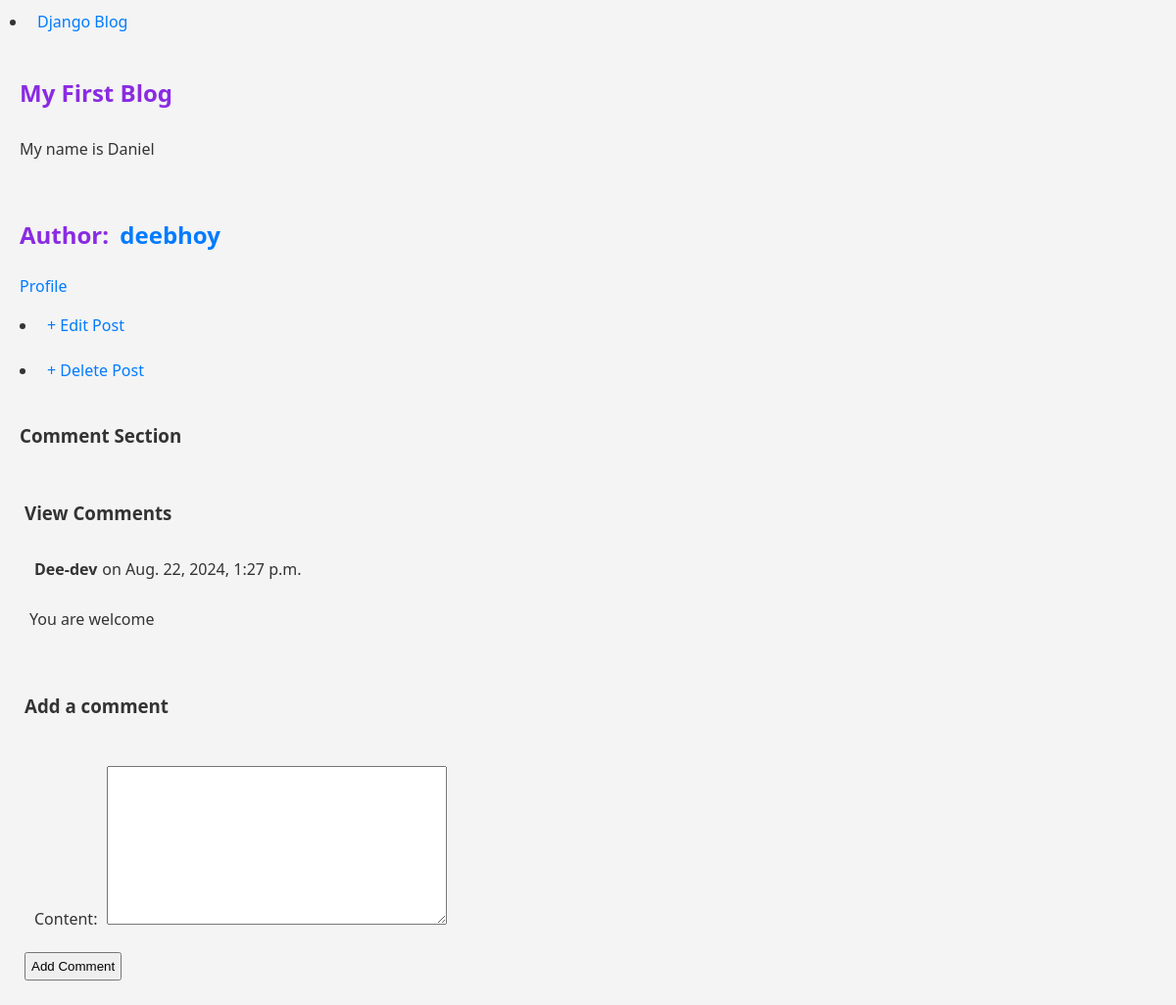
The app's page /post/2/ with its own data.
### blog/models.py (models this page shows, shortened)
class Post(models.Model):
    title = models.CharField(max_length=200)
    author = models.ForeignKey(
        'auth.user',
        on_delete=models.CASCADE
        )
    body = models.TextField()

class Comment(models.Model):
    post = models.ForeignKey(Post, on_delete=models.CASCADE, related_name='comments')
    author = models.ForeignKey(User, on_delete=models.CASCADE)
    content = models.TextField()
    created_at = models.DateTimeField(auto_now_add=True)

### blog/views.py (the view, shortened to what this page needs)
class BlogDetailView(FormMixin, DetailView):
    model = Post
    template_name= 'post_detail.html'
    form_class = CommentForm
    def get_context_data(self, **kwargs):
        context = super().get_context_data(**kwargs)
        context['comments'] = self.object.comments.all
        if 'form' not in context:
            context['form'] = self.get_form()
        return context

### blog/forms.py
class CommentForm( ModelForm):
    class Meta:
        model = Comment
        fields = ['content']

### templates/post_detail.html (shortened to what this page needs)
{% extends 'base.html' %}
{% block content %}
<div class="post-entry">
    <h2> {{ post.title }} </h2>
    <p> {{ post.body }} </p>
</div>
<div>
    <h2> Author: <a href="{% url 'profile' %}"> {{ post.author }} </a></h2>
    <a> Profile </a>
</div>
<div>
<li> <a href="{% url 'post_edit' post.pk %}"> + Edit Post </a> </li>
</div>
<div>
    <li> <a href="{% url 'post_delete' post.pk %}"> + Delete Post </a> </li>
</div>
<div>
    <h3> Comment Section </h3>
    <div>
        <h3> View Comments </h3>
        {% for comment in comments %}
        <div class="comment">
            <div class="comment-meta">
                <strong>{{ comment.author }}</strong>on
                {% load tz %}
                {% timezone "Africa/Lagos" %}
                    {{ comment.created_at }}
                {% endtimezone %}
            </div>
            <p> {{ comment.content }} </p>
        </div>
        {% empty %}
        <p> No comments yet ... </p>
        {% endfor %}
    </div>
    <div>
        <h3> Add a comment </h3>
        <form action="" method="post">
            {{ form.as_p }}
            <button type="submit">
                Add Comment
            </button>
        </form>
    </div>
</div>
{% endblock content %}

### static/index.css (style rules this page uses)
h2 { color: blueviolet; }
* { box-sizing: border-box; padding: 5px; }
body { font-family: 'Segoe UI', Tahoma, Geneva, Verdana, sans-serif; color: #333; background-color: #f4f4f4; line-height: 1.6; margin: 0; padding: 0; overflow-x: hidden; }
a { color: #007bff; text-decoration: none; }
h1, h2, h3 { margin-bottom: 15px; font-weight: 600; }

### records on screen
Post: title "My First Blog", body "My name is Daniel", author "deebhoy"
Comment: author "Dee-dev", created_at "Aug. 22, 2024, 1:27 p.m.", content "You are welcome"
